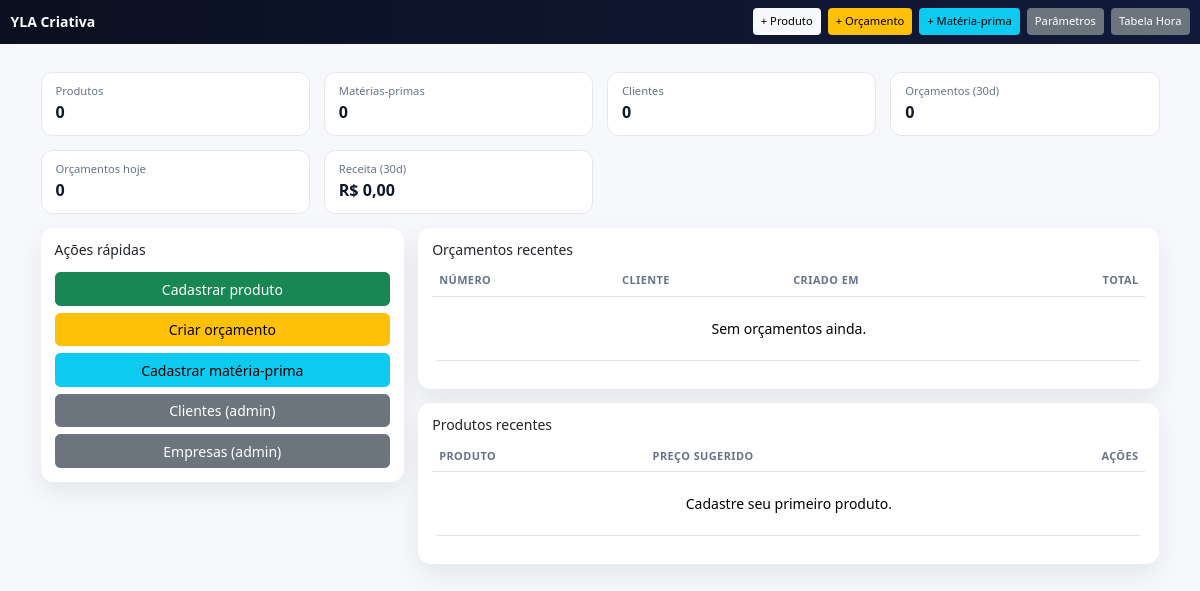
Page /precificacao/ (signed in) on the earlier database version.
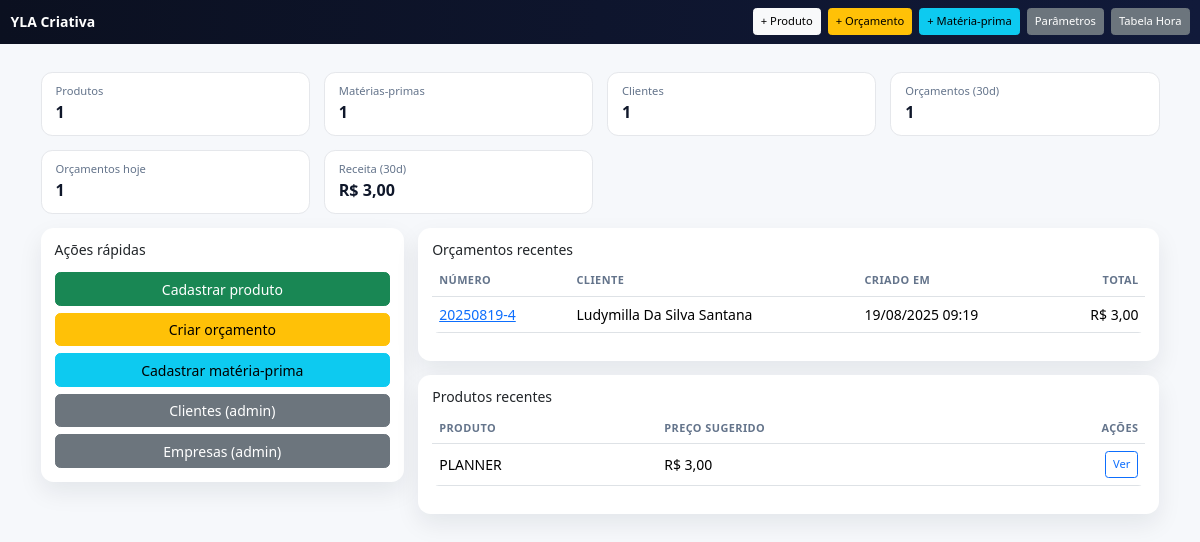
Same page on the later database version.
### precificacao/models.py (models this page shows, shortened)
class Orcamento(models.Model):
    STATUS = (
        ("rascunho", "Rascunho"),
        ("enviado", "Enviado"),
        ("aprovado", "Aprovado"),
        ("rejeitado", "Rejeitado"),
    )
    empresa = models.ForeignKey(Empresa, on_delete=models.CASCADE)
    cliente = models.ForeignKey(Cliente, on_delete=models.PROTECT)
    numero = models.CharField(max_length=30, unique=True, blank=True)
    criado_em = models.DateTimeField(default=timezone.now)
    validade_dias = models.PositiveIntegerField(default=7)
    desconto_percentual = models.DecimalField(max_digits=6, decimal_places=2, default=Decimal("0.00"))
    acrescimo_percentual = models.DecimalField(max_digits=6, decimal_places=2, default=Decimal("0.00"))
    status = models.CharField(max_length=12, choices=STATUS, default="rascunho")
    observacoes = models.TextField(blank=True)
    valor_total_cache = models.DecimalField(max_digits=12, decimal_places=2, default=Decimal("0.00"))

class Cliente(models.Model):
    empresa = models.ForeignKey(Empresa, on_delete=models.CASCADE)
    nome = models.CharField(max_length=150)
    email = models.EmailField(blank=True)
    telefone = models.CharField(max_length=30, blank=True)
    documento = models.CharField(max_length=30, blank=True)
    endereco = models.CharField(max_length=200, blank=True)
    def __str__(self):
        return self.nome

class Produto(models.Model):
    empresa = models.ForeignKey(Empresa, on_delete=models.CASCADE)
    nome = models.CharField(max_length=150)
    codigo = models.CharField(max_length=50, blank=True)
    descricao = models.TextField(blank=True)
    tempo_producao_minutos = models.PositiveIntegerField(default=0)
    usa_percentual_tinta = models.BooleanField(default=False)
    percentual_tinta = models.DecimalField(max_digits=5, decimal_places=2, default=Decimal("0.00"))  # 0–100
    margem_lucro_override = models.DecimalField(max_digits=6, decimal_places=2, null=True, blank=True)
    ativo = models.BooleanField(default=True)
    custo_estimado_cache = models.DecimalField(max_digits=12, decimal_places=2, default=Decimal("0.00"))
    preco_sugerido_cache = models.DecimalField(max_digits=12, decimal_places=2, default=Decimal("0.00"))

### precificacao/views.py (the view)
# urls.py: path("", views.painel, name="dashboard"),  # painel inicial
@login_required
def painel(request):
    now = timezone.now()
    start_today = now.replace(hour=0, minute=0, second=0, microsecond=0)
    start_30d = now - timedelta(days=30)
    produtos_count   = Produto.objects.count()
    mps_count        = MateriaPrima.objects.count()
    clientes_count   = Cliente.objects.count()
    orcamentos_30d_q = Orcamento.objects.filter(criado_em__gte=start_30d).count()
    orcamentos_hoje  = Orcamento.objects.filter(criado_em__gte=start_today).count()
    receita_30d      = (Orcamento.objects
                        .filter(criado_em__gte=start_30d)
                        .aggregate(total=Sum('valor_total_cache'))['total']) or Decimal('0.00')
    recentes_produtos   = Produto.objects.order_by('-id')[:8]
    recentes_orcamentos = Orcamento.objects.order_by('-criado_em')[:8]
    ctx = dict(
        produtos_count=produtos_count,
        mps_count=mps_count,
        clientes_count=clientes_count,
        orcamentos_30d_q=orcamentos_30d_q,
        orcamentos_hoje=orcamentos_hoje,
        receita_30d=receita_30d,
        recentes_produtos=recentes_produtos,
        recentes_orcamentos=recentes_orcamentos,
    )
    return render(request, "precificacao/dashboard.html", ctx)

### vendas/context_processors.py (called while the page is built)
def company(request):
    c = Company.objects.filter(active=True).order_by("-created_at").first()
    return {"company": c}

### precificacao/templates/precificacao/dashboard.html (shortened to what this page needs)
<!doctype html>
<html lang="pt-br">
<head>
  <link href="https://cdn.jsdelivr.net/npm/bootstrap@5.3.3/dist/css/bootstrap.min.css" rel="stylesheet" />
</head>
<body>
{% url 'home' as home_url %}
<nav class="navbar nav-pro navbar-dark mb-3">
  <div class="container-fluid">
    <a class="navbar-brand fw-bold" href="{{ home_url|default:'#' }}">YLA Criativa</a>
    <div class="d-flex align-items-center gap-2 ms-auto">
      <a class="btn btn-sm btn-light" href="{% url 'precificacao:produto_create' %}">+ Produto</a>
      <a class="btn btn-sm btn-warning" href="{% url 'precificacao:orcamento_create' %}">+ Orçamento</a>
      <a class="btn btn-sm btn-info" href="{% url 'precificacao:materia_prima_create' %}">+ Matéria-prima</a>
      <a class="btn btn-sm btn-secondary" href="{% url 'admin:precificacao_parametrosglobais_changelist' %}" target="_blank" rel="noopener">Parâmetros</a>
      <a class="btn btn-sm btn-secondary" href="{% url 'admin:precificacao_tabelahora_changelist' %}" target="_blank" rel="noopener">Tabela Hora</a>
    </div>
  </div>
</nav>
<main class="container py-2 py-lg-3">
  <div class="row g-3 mb-3">
    <div class="col-6 col-md-3"><div class="kpi">
      <div class="small">Produtos</div><div class="fs-4 fw-bold">{{ produtos_count }}</div>
    </div></div>
    <div class="col-6 col-md-3"><div class="kpi">
      <div class="small">Matérias-primas</div><div class="fs-4 fw-bold">{{ mps_count }}</div>
    </div></div>
    <div class="col-6 col-md-3"><div class="kpi">
      <div class="small">Clientes</div><div class="fs-4 fw-bold">{{ clientes_count }}</div>
    </div></div>
    <div class="col-6 col-md-3"><div class="kpi">
      <div class="small">Orçamentos (30d)</div><div class="fs-4 fw-bold">{{ orcamentos_30d_q }}</div>
    </div></div>
    <div class="col-6 col-md-3"><div class="kpi">
      <div class="small">Orçamentos hoje</div><div class="fs-4 fw-bold">{{ orcamentos_hoje }}</div>
    </div></div>
    <div class="col-6 col-md-3"><div class="kpi">
      <div class="small">Receita (30d)</div><div class="fs-4 fw-bold">R$ {{ receita_30d|floatformat:2 }}</div>
    </div></div>
  </div>
  <div class="row g-3">
    <div class="col-12 col-xl-4">
      <div class="card card-clean p-3">
        <h2 class="h6 mb-3">Ações rápidas</h2>
        <div class="d-grid gap-2">
          <a class="btn btn-success" href="{% url 'precificacao:produto_create' %}">Cadastrar produto</a>
          <a class="btn btn-warning" href="{% url 'precificacao:orcamento_create' %}">Criar orçamento</a>
          <a class="btn btn-info" href="{% url 'precificacao:materia_prima_create' %}">Cadastrar matéria-prima</a>
          <a class="btn btn-secondary" href="{% url 'admin:precificacao_cliente_changelist' %}" target="_blank" rel="noopener">Clientes (admin)</a>
          <a class="btn btn-secondary" href="{% url 'admin:precificacao_empresa_changelist' %}" target="_blank" rel="noopener">Empresas (admin)</a>
        </div>
      </div>
    </div>
    <div class="col-12 col-xl-8">
      <div class="card card-clean p-3 mb-3">
        <h2 class="h6 mb-2">Orçamentos recentes</h2>
        <div class="table-responsive">
          <table class="table align-middle bg-white rounded-3 overflow-hidden">
            <thead><tr><th>Número</th><th>Cliente</th><th>Criado em</th><th class="text-end">Total</th></tr></thead>
            <tbody>
              {% for o in recentes_orcamentos %}
                <tr>
                  <td><a href="{% url 'precificacao:orcamento_detail' o.pk %}">{{ o.numero }}</a></td>
                  <td>{{ o.cliente }}</td>
                  <td>{{ o.criado_em|date:"d/m/Y H:i" }}</td>
                  <td class="text-end">R$ {{ o.valor_total_cache|default:0|floatformat:2 }}</td>
                </tr>
              {% empty %}
                <tr><td colspan="4" class="text-center text-muted-2 py-4">Sem orçamentos ainda.</td></tr>
              {% endfor %}
            </tbody>
          </table>
        </div>
      </div>
      <div class="card card-clean p-3">
        <h2 class="h6 mb-2">Produtos recentes</h2>
        <div class="table-responsive">
          <table class="table align-middle bg-white rounded-3 overflow-hidden">
            <thead><tr><th>Produto</th><th class="d-none d-md-table-cell">Preço sugerido</th><th class="text-end">Ações</th></tr></thead>
            <tbody>
              {% for p in recentes_produtos %}
                <tr>
                  <td>{{ p.nome }}</td>
                  <td class="d-none d-md-table-cell">R$ {{ p.preco_sugerido_cache|default:0|floatformat:2 }}</td>
                  <td class="text-end">
                    <a class="btn btn-sm btn-outline-primary" href="{% url 'precificacao:produto_detail' p.pk %}">Ver</a>
                  </td>
                </tr>
              {% empty %}
                <tr><td colspan="3" class="text-center text-muted-2 py-4">Cadastre seu primeiro produto.</td></tr>
              {% endfor %}
            </tbody>
          </table>
        </div>
      </div>
    </div>
  </div>
</main>
</body>
</html>

### precificacao/templates/precificacao/dashboard.html (style rules this page uses)
:root { --ink:#0f172a; --muted:#64748b; --ring:rgba(37,99,235,.18); --g1:#0b1020; --g2:#111a3a; --base-font:14px; }
html { font-size: var(--base-font); }
body { background:#f6f8fb; color:var(--ink); }
.nav-pro { background:linear-gradient(90deg,var(--g1),var(--g2)); }
.navbar-brand { font-size:1rem; }
.navbar .btn { font-size:.85rem; padding:.25rem .5rem; }
.kpi { background:#fff; border:1px solid #e5e7eb; border-radius:.8rem; padding:.75rem 1rem; }
.kpi .small { color:var(--muted); font-size:.8rem; }
.kpi .fs-4 { font-size:1.15rem !important; }
.kpi .fw-bold { font-weight:700 !important; }
.card-clean { border:none; box-shadow:0 10px 24px rgba(17,24,39,.08); border-radius:.9rem; }
.table thead th { font-size:.78rem; text-transform:uppercase; letter-spacing:.04em; color:#64748b; }
.btn.btn-sm, .btn-sm { font-size:.8rem; padding:.3rem .5rem; }

Differences in the rows shown:
added Orcamento: numero "20250819-4", cliente "Ludymilla Da Silva Santana", criado_em "19/08/2025 09:19", valor_total_cache "3,00"
added Produto: nome "PLANNER", preco_sugerido_cache "3,00"
Other differences:
{{ produtos_count }}: "0" → "1"
{{ mps_count }}: "0" → "1"
{{ clientes_count }}: "0" → "1"
{{ orcamentos_30d_q }}: "0" → "1"
{{ orcamentos_hoje }}: "0" → "1"
{{ receita_30d|floatformat:2 }}: "0,00" → "3,00"
text no longer shown: "Sem orçamentos ainda. Cadastre seu primeiro produto."
